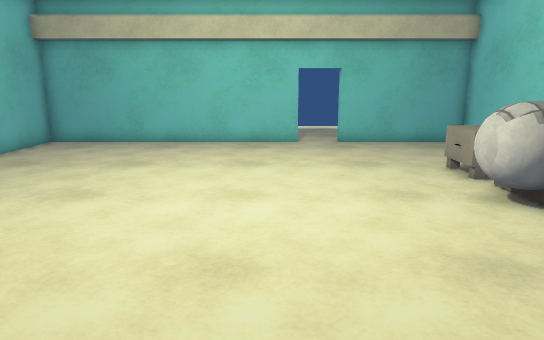
view 1 (above)

16 first-person views from a walk through a Unity game level. The camera is 1.3 m above the floor, tilts 12° down and sees 70° across. Doors are open. The floor is counted in squares, 0.5 m on a side. Each view is taken from the middle of a square. On the plan, view 1 faces up. The plan holds only what a view shows up to about 20 squares ahead; the rest is blank. Some animated figures are left out. Surface patterns are stand-ins for the level's own textures.

view 2
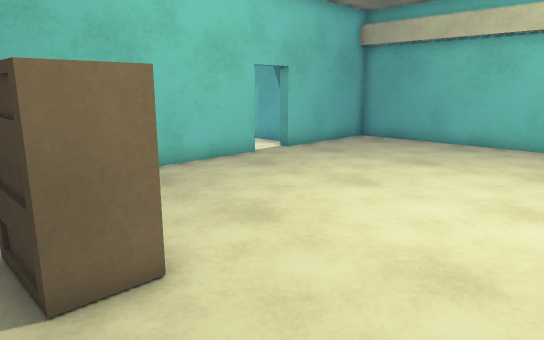

view 3
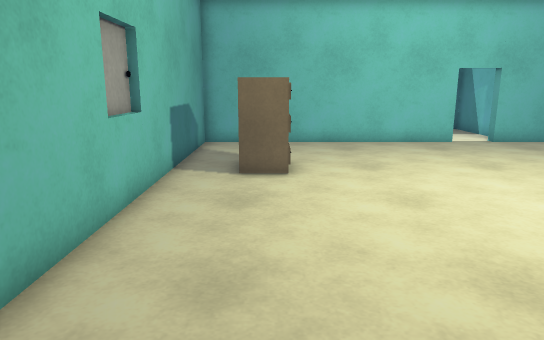

view 4
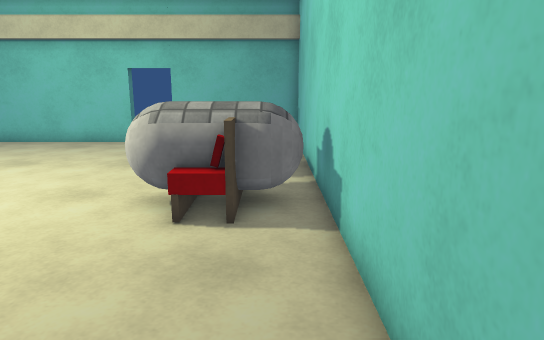

view 5
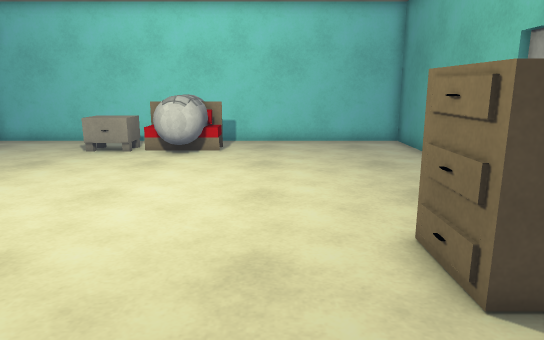

view 6
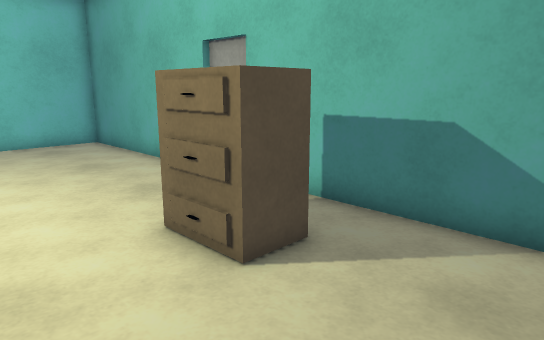

view 7
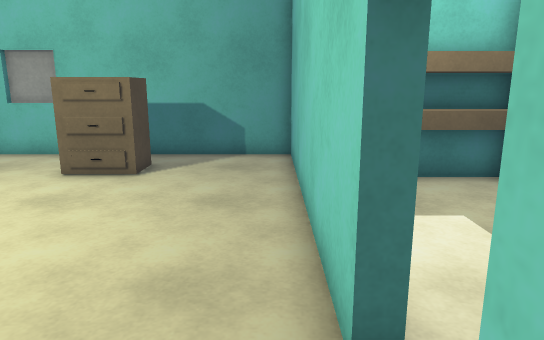

view 8
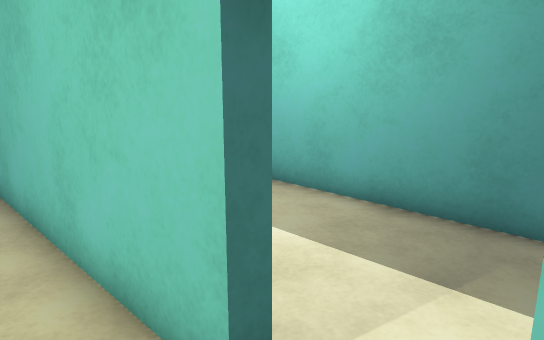

view 9
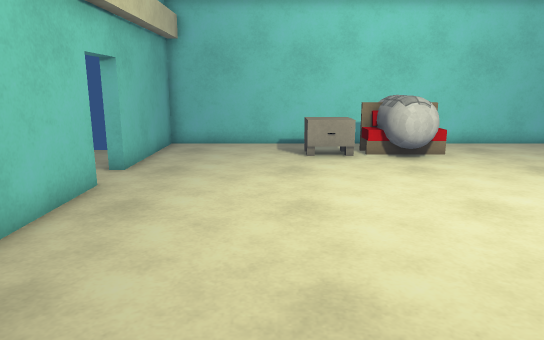

view 10
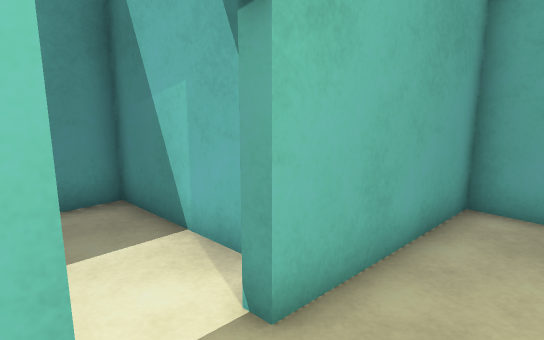

view 11
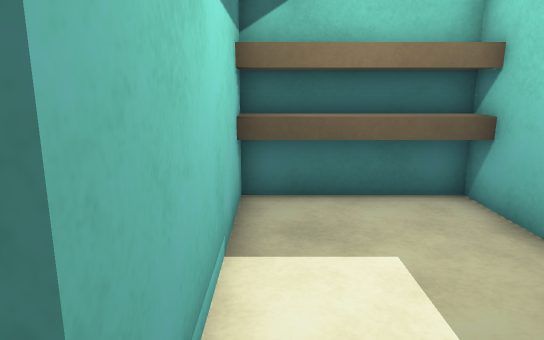

view 12
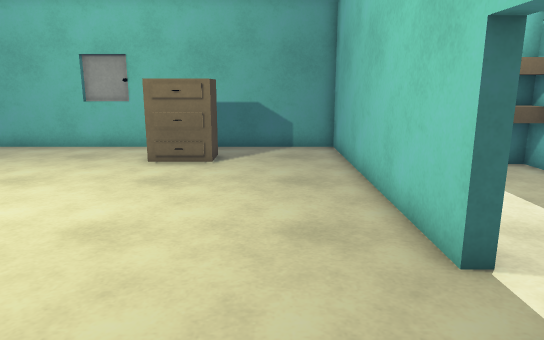

view 13
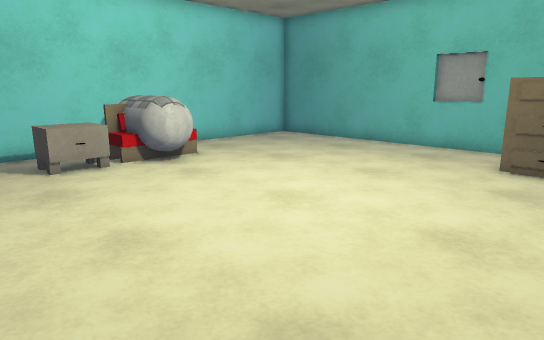

view 14
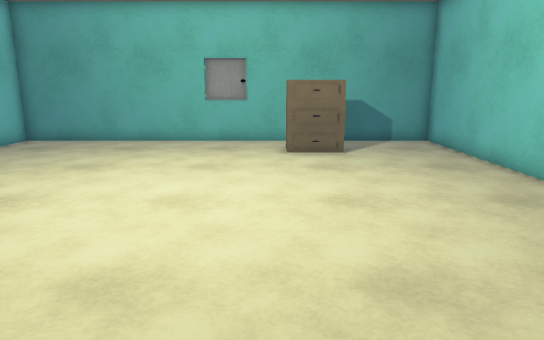

view 15
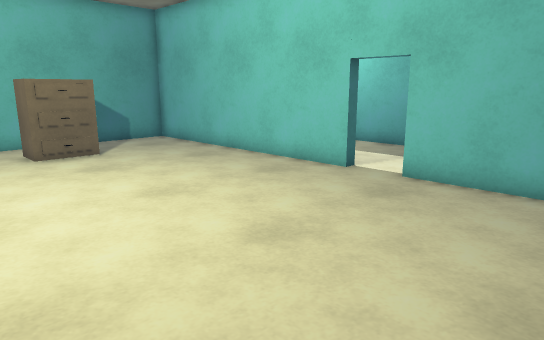

view 16
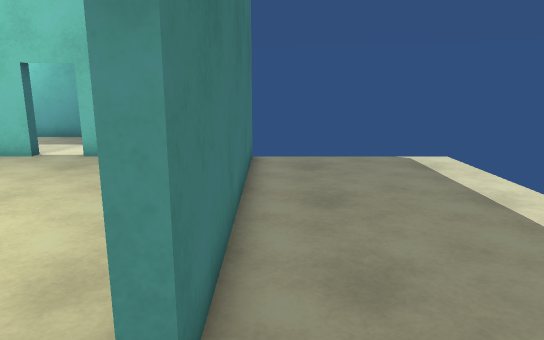

### Floor plan
Points are (right, up) in squares from view 1. A wall is a line through its corners. A room is listed if a view was taken in it or the views show most of it. See-through windows are left out.
Room 1 (views 1, 2, 3, 4, 5, 6, 7, 8, 9, 10, 12, 13, 14, 15)
walls: (-10.8, 10.8) (-10.8, -1.2) (9.2, -1.2) (9.2, 18.7) (3.3, 18.7); (1.3, 18.7) (-10.8, 18.7) (-10.8, 12.8)
ways out: open door at (-11, 11.5) to room 2; open door at (2.5, 19) to room 3
objects: other object (-6, 1) to (-4, 3); capsule (5, 8) to (6, 10); nightstand (6, 11) to (7, 13); capsule (8, 8); capsule (8, 10)
Room 2 (view 11)
walls: (-12.1, 13.8) (-16.8, 13.8) (-16.8, 2.8); (-16.9, 3.8) (-11.2, 3.8); (-11.3, 2.8) (-11.3, 10.8)
ways out: open door at (-11, 11.5) to room 1
Room 3 (view 16)
walls: (-10.8, 19.3) (1.3, 19.3)
ways out: open door at (2.5, 19) to room 1

Positions as (right, up) in squares from view 1, and headings:
1: (0, 0), facing up
2: (1, 0), facing up-left
3: (8, 2), facing left
4: (8, 0), facing up
5: (-10, 5), facing right
6: (-10, 6), facing down-right
7: (-10, 14), facing down
8: (-9, 13), facing down-left
9: (-9, 14), facing right
10: (-8, 10), facing up-left
11: (-12, 12), facing down
12: (-8, 16), facing down
13: (-7, 16), facing down-right
14: (-3, 18), facing down
15: (0, 18), facing down-left
16: (4, 20), facing left
